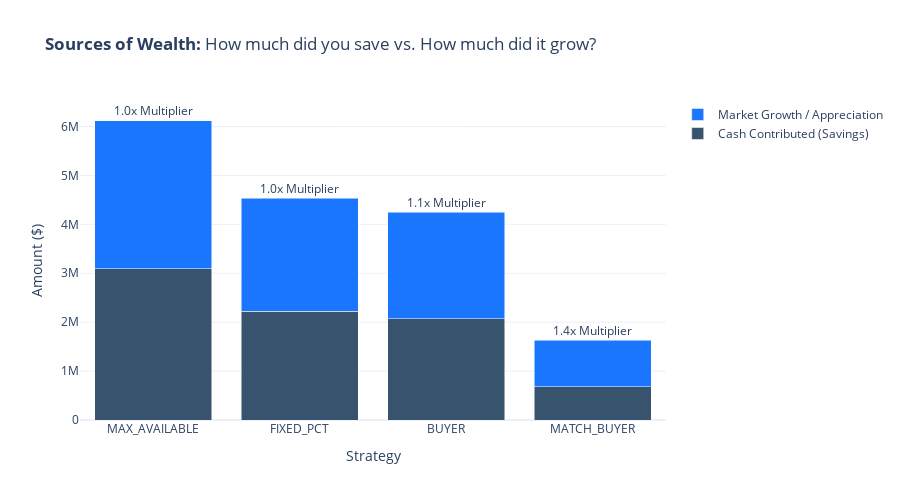
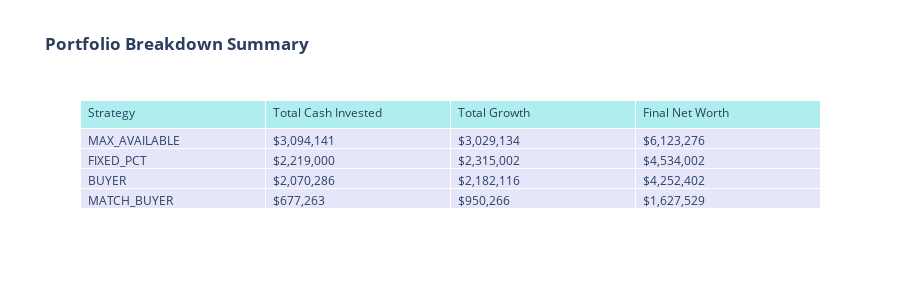

The code cell stored with these charts, in order, in its notebook:
### Code cell
import plotly.graph_objects as go
import numpy as np
import pandas as pd

# ==========================================
# 1. UPDATE PORTFOLIO TO TRACK CONTRIBUTIONS
# ==========================================
# We need to monkey-patch or redefine the class to track contributions
# without breaking the existing structure.

class PortfolioWithTracking(Portfolio):
    def __init__(self, tfsa_room, rrsp_room):
        super().__init__(tfsa_room, rrsp_room)
        self.total_contributed = 0 # Track cash added

    def invest(self, amount):
        if amount <= 0: return
        self.total_contributed += amount
        super().invest(amount)

# ==========================================
# 2. UPDATED SIMULATION LOOPS (To Return Contributions)
# ==========================================

def run_cohort_with_breakdown(engine, runs, strategies, policy):
    rng = np.random.default_rng(42)
    
    # Storage for breakdown stats
    breakdown = {
        "Strategy": [],
        "Total Contributed": [],
        "Total Growth": [],
        "Final Net Worth": []
    }

    initial_capital = (
        engine.property.price * engine.property.down_pct + 
        engine.property.price * engine.property.selling_cost_pct
    )

    for _ in range(runs):
        m_ret = rng.normal(engine.market.annual_return, engine.market.annual_volatility, engine.years)
        p_ret = rng.normal(engine.property.appreciation, 0.05, engine.years)
        assess = generate_assessments(engine.assessment_risk, engine.years, engine.market.inflation, rng)
        
        # --- BUYER RUN ---
        # Re-instantiate locally to use the Tracking Portfolio
        salary = engine.income.starting_salary / 12
        living = engine.living.base_monthly
        portfolio = PortfolioWithTracking(engine.accounts.tfsa_start_room, engine.accounts.rrsp_start_room)
        mortgage = Mortgage(engine.property.price * (1 - engine.property.down_pct), engine.property.mortgage_rate, engine.property.amort_years * 12)
        heloc = HELOC(0.07)
        home_val = engine.property.price
        
        # Track Buyer Principal Payments (For Match Buyer)
        buyer_principal_flow = []
        buyer_total_principal_paid = 0

        for m in range(engine.months):
            y = m // 12
            portfolio.grow(engine.market.monthly_return(m_ret[y]))
            
            interest, principal = mortgage.step()
            buyer_principal_flow.append(principal) # Just principal for MATCH strategy logic
            buyer_total_principal_paid += principal
            
            # Costs
            costs = (home_val * engine.property.property_tax_rate / 12) + \
                    (engine.property.price * engine.property.maintenance_pct / 12 * ((1+engine.market.inflation)**y)) + \
                    (engine.property.condo_fee * ((1+engine.market.inflation)**y)) + \
                    (assess[y] if m%12==0 else 0)
            
            housing_cost = mortgage.payment + costs
            net_inc = salary * (1 - engine.income.avg_tax_rate)
            surplus = net_inc - living - housing_cost
            
            if surplus > 0:
                portfolio.invest(surplus * 0.5) # Buyer invests 50% surplus
            
            # Annual updates
            if m % 12 == 11:
                salary *= (1 + engine.income.salary_growth)
                living *= (1 + engine.living.growth)
                home_val *= (1 + p_ret[y])
        
        # Buyer Final Stats
        equity = home_val - mortgage.balance
        final_nw = portfolio.total() + equity
        # Buyer Contribution = Down Payment + Principal Paid + Portfolio Contributions
        total_contrib = initial_capital + buyer_total_principal_paid + portfolio.total_contributed
        
        breakdown["Strategy"].append("BUYER")
        breakdown["Total Contributed"].append(total_contrib)
        breakdown["Total Growth"].append(final_nw - total_contrib)
        breakdown["Final Net Worth"].append(final_nw)

        # --- RENTER RUNS ---
        b_flow_series = pd.Series(buyer_principal_flow) # Principal only match
        
        for strat in strategies:
            # Setup Renter
            r_salary = engine.income.starting_salary / 12
            r_living = engine.living.base_monthly
            r_rent = engine.rent.start_rent
            r_port = PortfolioWithTracking(engine.accounts.tfsa_start_room, engine.accounts.rrsp_start_room)
            r_port.invest(initial_capital)
            
            r_eng = RenterEngine(strat, pd.Series(b_flow_series)) # Just pass principal flow

            for m in range(engine.months):
                y = m // 12
                r_port.grow(engine.market.monthly_return(m_ret[y]))
                
                cost = r_rent + (assess[y] if m%12==0 else 0)
                net_inc = r_salary * (1 - engine.income.avg_tax_rate)
                surplus = net_inc - r_living - cost
                
                if surplus > 0:
                    # Strategy Logic
                    invest = 0
                    if strat == "MAX_AVAILABLE": invest = surplus
                    elif strat == "FIXED_PCT": invest = min(r_salary * 0.30, surplus)
                    elif strat == "MATCH_BUYER": 
                        # Match the Buyer's Principal Payment (if we have surplus)
                        ref = b_flow_series.iloc[m] if m < len(b_flow_series) else 0
                        invest = min(ref, surplus)
                    
                    r_port.invest(invest)

                # Annual updates
                if m % 12 == 11:
                    r_salary *= (1 + engine.income.salary_growth)
                    r_living *= (1 + engine.living.growth)
                    r_rent *= (1 + engine.rent.growth)
            
            breakdown["Strategy"].append(strat)
            breakdown["Total Contributed"].append(r_port.total_contributed)
            breakdown["Total Growth"].append(r_port.total() - r_port.total_contributed)
            breakdown["Final Net Worth"].append(r_port.total())

    return pd.DataFrame(breakdown)

# ==========================================
# 3. RUN & VISUALIZE
# ==========================================
print("Running Portfolio Breakdown Analysis (100 runs)...")
df_breakdown = run_cohort_with_breakdown(engine, 100, strategies, bankruptcy_policy)

# Aggregating Mean Values
df_agg = df_breakdown.groupby("Strategy").mean().reset_index()

# Sort by Final Net Worth
df_agg = df_agg.sort_values("Final Net Worth", ascending=False)

# --- STACKED BAR CHART ---
fig = go.Figure()

# Bar 1: Your Contributions (Hard Work)
fig.add_trace(go.Bar(
    name='Cash Contributed (Savings)',
    x=df_agg['Strategy'],
    y=df_agg['Total Contributed'],
    marker_color='rgb(55, 83, 109)' # Dark Blue
))

# Bar 2: Market Growth (Free Money)
fig.add_trace(go.Bar(
    name='Market Growth / Appreciation',
    x=df_agg['Strategy'],
    y=df_agg['Total Growth'],
    marker_color='rgb(26, 118, 255)' # Light Blue
))

fig.update_layout(
    title='<b>Sources of Wealth:</b> How much did you save vs. How much did it grow?',
    xaxis_title='Strategy',
    yaxis_title='Amount ($)',
    barmode='stack',
    template='plotly_white',
    height=500
)

# Add Annotation for Ratio
for i, row in df_agg.iterrows():
    ratio = row['Total Growth'] / row['Total Contributed']
    fig.add_annotation(
        x=row['Strategy'],
        y=row['Final Net Worth'],
        text=f"{ratio:.1f}x Multiplier",
        showarrow=False,
        yshift=10
    )

fig.show()

# --- TABLE VIEW ---
fig_tbl = go.Figure(data=[go.Table(
    header=dict(values=["Strategy", "Total Cash Invested", "Total Growth", "Final Net Worth"],
                fill_color='paleturquoise', align='left'),
    cells=dict(values=[
        df_agg['Strategy'],
        df_agg['Total Contributed'].apply(lambda x: f"${x:,.0f}"),
        df_agg['Total Growth'].apply(lambda x: f"${x:,.0f}"),
        df_agg['Final Net Worth'].apply(lambda x: f"${x:,.0f}")
    ], fill_color='lavender', align='left')
)])
fig_tbl.update_layout(title="<b>Portfolio Breakdown Summary</b>", height=300)
fig_tbl.show()

### Figure 1 — Plotly figure (JSON) as saved in the notebook; plotly's stock layout.template omitted (floating-point values rounded to 4 significant figures)
{"data": [{"marker": {"color": "rgb(55, 83, 109)"}, "name": "Cash Contributed (Savings)", "type": "bar", "x": ["MAX_AVAILABLE", "FIXED_PCT", "BUYER", "MATCH_BUYER"], "y": [3094000.0, 2219000.0, 2070000.0, 677300.0]}, {"marker": {"color": "rgb(26, 118, 255)"}, "name": "Market Growth / Appreciation", "type": "bar", "x": ["MAX_AVAILABLE", "FIXED_PCT", "BUYER", "MATCH_BUYER"], "y": [3029000.0, 2315000.0, 2182000.0, 950300.0]}], "layout": {"annotations": [{"showarrow": false, "text": "1.0x Multiplier", "x": "MAX_AVAILABLE", "y": 6123000.0, "yshift": 10}, {"showarrow": false, "text": "1.0x Multiplier", "x": "FIXED_PCT", "y": 4534000.0, "yshift": 10}, {"showarrow": false, "text": "1.1x Multiplier", "x": "BUYER", "y": 4252000.0, "yshift": 10}, {"showarrow": false, "text": "1.4x Multiplier", "x": "MATCH_BUYER", "y": 1628000.0, "yshift": 10}], "barmode": "stack", "height": 500, "title": {"text": "<b>Sources of Wealth:</b> How much did you save vs. How much did it grow?"}, "xaxis": {"title": {"text": "Strategy"}}, "yaxis": {"title": {"text": "Amount ($)"}}}}

### Figure 2 — Plotly figure (JSON) as saved in the notebook; plotly's stock layout.template omitted (floating-point values rounded to 4 significant figures)
{"data": [{"cells": {"align": "left", "fill": {"color": "lavender"}, "values": [["MAX_AVAILABLE", "FIXED_PCT", "BUYER", "MATCH_BUYER"], ["$3,094,141", "$2,219,000", "$2,070,286", "$677,263"], ["$3,029,134", "$2,315,002", "$2,182,116", "$950,266"], ["$6,123,276", "$4,534,002", "$4,252,402", "$1,627,529"]]}, "header": {"align": "left", "fill": {"color": "paleturquoise"}, "values": ["Strategy", "Total Cash Invested", "Total Growth", "Final Net Worth"]}, "type": "table"}], "layout": {"height": 300, "title": {"text": "<b>Portfolio Breakdown Summary</b>"}}}
